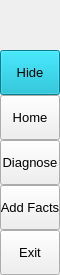
        <widget class="QFrame" name="leftMenuBg">
         <property name="minimumSize">
          <size>
           <width>60</width>
           <height>0</height>
          </size>
         </property>
         <property name="maximumSize">
          <size>
           <width>60</width>
           <height>16777215</height>
          </size>
         </property>
         <property name="frameShape">
          <enum>QFrame::NoFrame</enum>
         </property>
         <property name="frameShadow">
          <enum>QFrame::Raised</enum>
         </property>
         <layout class="QVBoxLayout" name="verticalLayout_3">
          <property name="spacing">
           <number>0</number>
          </property>
          <property name="leftMargin">
           <number>0</number>
          </property>
          <property name="topMargin">
           <number>0</number>
          </property>
          <property name="rightMargin">
           <number>0</number>
          </property>
          <property name="bottomMargin">
           <number>0</number>
          </property>
          <item>
           <widget class="QFrame" name="topLogoInfo">
            <property name="minimumSize">
             <size>
              <width>0</width>
              <height>50</height>
             </size>
            </property>
            <property name="maximumSize">
             <size>
              <width>16777215</width>
              <height>50</height>
             </size>
            </property>
            <property name="frameShape">
             <enum>QFrame::NoFrame</enum>
            </property>
            <property name="frameShadow">
             <enum>QFrame::Raised</enum>
            </property>
            <widget class="QLabel" name="titleLeftApp">
             <property name="geometry">
              <rect>
               <x>70</x>
               <y>8</y>
               <width>160</width>
               <height>20</height>
              </rect>
             </property>
             <property name="font">
              <font>
               <family>Segoe UI Semibold</family>
               <pointsize>12</pointsize>
               <italic>false</italic>
               <bold>false</bold>
              </font>
             </property>
             <property name="text">
              <string>PyDracula</string>
             </property>
             <property name="alignment">
              <set>Qt::AlignLeading|Qt::AlignLeft|Qt::AlignTop</set>
             </property>
            </widget>
            <widget class="QLabel" name="titleLeftDescription">
             <property name="geometry">
              <rect>
               <x>70</x>
               <y>27</y>
               <width>160</width>
               <height>16</height>
              </rect>
             </property>
             <property name="maximumSize">
              <size>
               <width>16777215</width>
               <height>16</height>
              </size>
             </property>
             <property name="font">
              <font>
               <family>Segoe UI</family>
               <pointsize>8</pointsize>
               <italic>false</italic>
               <bold>false</bold>
              </font>
             </property>
             <property name="text">
              <string/>
             </property>
             <property name="alignment">
              <set>Qt::AlignLeading|Qt::AlignLeft|Qt::AlignTop</set>
             </property>
            </widget>
            <widget class="QLabel" name="label_2">
             <property name="geometry">
              <rect>
               <x>0</x>
               <y>0</y>
               <width>61</width>
               <height>51</height>
              </rect>
             </property>
             <property name="styleSheet">
              <string notr="true">background-image: url(:/images/images/images/Logo.png);</string>
             </property>
             <property name="text">
              <string/>
             </property>
             <property name="pixmap">
              <pixmap resource="resources.qrc">:/images/images/images/Logo.png</pixmap>
             </property>
             <property name="scaledContents">
              <bool>true</bool>
             </property>
             <property name="alignment">
              <set>Qt::AlignCenter</set>
             </property>
             <property name="margin">
              <number>7</number>
             </property>
            </widget>
           </widget>
          </item>
          <item>
           <widget class="QFrame" name="leftMenuFrame">
            <property name="frameShape">
             <enum>QFrame::NoFrame</enum>
            </property>
            <property name="frameShadow">
             <enum>QFrame::Raised</enum>
            </property>
            <layout class="QVBoxLayout" name="verticalMenuLayout">
             <property name="spacing">
              <number>0</number>
             </property>
             <property name="leftMargin">
              <number>0</number>
             </property>
             <property name="topMargin">
              <number>0</number>
             </property>
             <property name="rightMargin">
              <number>0</number>
             </property>
             <property name="bottomMargin">
              <number>0</number>
             </property>
             <item>
              <widget class="QFrame" name="toggleBox">
               <property name="maximumSize">
                <size>
                 <width>16777215</width>
                 <height>45</height>
                </size>
               </property>
               <property name="frameShape">
                <enum>QFrame::NoFrame</enum>
               </property>
               <property name="frameShadow">
                <enum>QFrame::Raised</enum>
               </property>
               <layout class="QVBoxLayout" name="verticalLayout_4">
                <property name="spacing">
                 <number>0</number>
                </property>
                <property name="leftMargin">
                 <number>0</number>
                </property>
                <property name="topMargin">
                 <number>0</number>
                </property>
                <property name="rightMargin">
                 <number>0</number>
                </property>
                <property name="bottomMargin">
                 <number>0</number>
                </property>
                <item>
                 <widget class="QPushButton" name="toggleButton">
                  <property name="sizePolicy">
                   <sizepolicy hsizetype="Expanding" vsizetype="Fixed">
                    <horstretch>0</horstretch>
                    <verstretch>0</verstretch>
                   </sizepolicy>
                  </property>
                  <property name="minimumSize">
                   <size>
                    <width>0</width>
                    <height>45</height>
                   </size>
                  </property>
                  <property name="font">
                   <font>
                    <family>Segoe UI</family>
                    <pointsize>10</pointsize>
                    <italic>false</italic>
                    <bold>false</bold>
                   </font>
                  </property>
                  <property name="cursor">
                   <cursorShape>PointingHandCursor</cursorShape>
                  </property>
                  <property name="layoutDirection">
                   <enum>Qt::LeftToRight</enum>
                  </property>
                  <property name="styleSheet">
                   <string notr="true">background-image: url(:/icons/images/icons/icon_menu.png);
background-color: rgb(0, 179, 204);</string>
                  </property>
                  <property name="text">
                   <string>Hide</string>
                  </property>
                 </widget>
                </item>
               </layout>
              </widget>
             </item>
             <item alignment="Qt::AlignTop">
              <widget class="QFrame" name="topMenu">
               <property name="frameShape">
                <enum>QFrame::NoFrame</enum>
               </property>
               <property name="frameShadow">
                <enum>QFrame::Raised</enum>
               </property>
               <layout class="QVBoxLayout" name="verticalLayout_8">
                <property name="spacing">
                 <number>0</number>
                </property>
                <property name="leftMargin">
                 <number>0</number>
                </property>
                <property name="topMargin">
                 <number>0</number>
                </property>
                <property name="rightMargin">
                 <number>0</number>
                </property>
                <property name="bottomMargin">
                 <number>0</number>
                </property>
                <item>
                 <widget class="QPushButton" name="btn_home">
                  <property name="sizePolicy">
                   <sizepolicy hsizetype="Expanding" vsizetype="Fixed">
                    <horstretch>0</horstretch>
                    <verstretch>0</verstretch>
                   </sizepolicy>
                  </property>
                  <property name="minimumSize">
                   <size>
                    <width>0</width>
                    <height>45</height>
                   </size>
                  </property>
                  <property name="font">
                   <font>
                    <family>Segoe UI</family>
                    <pointsize>10</pointsize>
                    <italic>false</italic>
                    <bold>false</bold>
                   </font>
                  </property>
                  <property name="cursor">
                   <cursorShape>PointingHandCursor</cursorShape>
                  </property>
                  <property name="layoutDirection">
                   <enum>Qt::LeftToRight</enum>
                  </property>
                  <property name="styleSheet">
                   <string notr="true">background-image: url(:/icons/images/icons/cil-home.png);</string>
                  </property>
                  <property name="text">
                   <string>Home</string>
                  </property>
                 </widget>
                </item>
                <item>
                 <widget class="QPushButton" name="btn_widgets">
                  <property name="sizePolicy">
                   <sizepolicy hsizetype="Expanding" vsizetype="Fixed">
                    <horstretch>0</horstretch>
                    <verstretch>0</verstretch>
                   </sizepolicy>
                  </property>
                  <property name="minimumSize">
                   <size>
                    <width>0</width>
                    <height>45</height>
                   </size>
                  </property>
                  <property name="font">
                   <font>
                    <family>Segoe UI</family>
                    <pointsize>10</pointsize>
                    <italic>false</italic>
                    <bold>false</bold>
                   </font>
                  </property>
                  <property name="cursor">
                   <cursorShape>PointingHandCursor</cursorShape>
                  </property>
                  <property name="layoutDirection">
                   <enum>Qt::LeftToRight</enum>
                  </property>
                  <property name="styleSheet">
                   <string notr="true">background-image: url(:/icons/images/icons/cil-medical-cross.png);</string>
                  </property>
                  <property name="text">
                   <string>Diagnose</string>
                  </property>
                 </widget>
                </item>
                <item>
                 <widget class="QPushButton" name="btn_new">
                  <property name="sizePolicy">
                   <sizepolicy hsizetype="Expanding" vsizetype="Fixed">
                    <horstretch>0</horstretch>
                    <verstretch>0</verstretch>
                   </sizepolicy>
                  </property>
                  <property name="minimumSize">
                   <size>
                    <width>0</width>
                    <height>45</height>
                   </size>
                  </property>
                  <property name="font">
                   <font>
                    <family>Segoe UI</family>
                    <pointsize>10</pointsize>
                    <italic>false</italic>
                    <bold>false</bold>
                   </font>
                  </property>
                  <property name="cursor">
                   <cursorShape>PointingHandCursor</cursorShape>
                  </property>
                  <property name="layoutDirection">
                   <enum>Qt::LeftToRight</enum>
                  </property>
                  <property name="styleSheet">
                   <string notr="true">background-image: url(:/icons/images/icons/cil-pencil.png);</string>
                  </property>
                  <property name="text">
                   <string>Add Facts</string>
                  </property>
                 </widget>
                </item>
                <item>
                 <widget class="QPushButton" name="btn_exit">
                  <property name="sizePolicy">
                   <sizepolicy hsizetype="Expanding" vsizetype="Fixed">
                    <horstretch>0</horstretch>
                    <verstretch>0</verstretch>
                   </sizepolicy>
                  </property>
                  <property name="minimumSize">
                   <size>
                    <width>0</width>
                    <height>45</height>
                   </size>
                  </property>
                  <property name="font">
                   <font>
                    <family>Segoe UI</family>
                    <pointsize>10</pointsize>
                    <italic>false</italic>
                    <bold>false</bold>
                   </font>
                  </property>
                  <property name="cursor">
                   <cursorShape>PointingHandCursor</cursorShape>
                  </property>
                  <property name="layoutDirection">
                   <enum>Qt::LeftToRight</enum>
                  </property>
                  <property name="styleSheet">
                   <string notr="true">background-image: url(:/icons/images/icons/cil-x.png);</string>
                  </property>
                  <property name="text">
                   <string>Exit</string>
                  </property>
                 </widget>
                </item>
               </layout>
              </widget>
             </item>
             <item alignment="Qt::AlignBottom">
              <widget class="QFrame" name="bottomMenu">
               <property name="frameShape">
                <enum>QFrame::NoFrame</enum>
               </property>
               <property name="frameShadow">
                <enum>QFrame::Raised</enum>
               </property>
               <layout class="QVBoxLayout" name="verticalLayout_9">
                <property name="spacing">
                 <number>0</number>
                </property>
                <property name="leftMargin">
                 <number>0</number>
                </property>
                <property name="topMargin">
                 <number>0</number>
                </property>
                <property name="rightMargin">
                 <number>0</number>
                </property>
                <property name="bottomMargin">
                 <number>0</number>
                </property>
               </layout>
              </widget>
             </item>
            </layout>
           </widget>
          </item>
         </layout>
        </widget>
